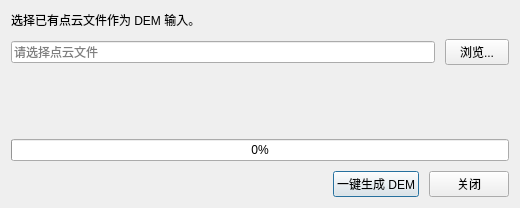
<?xml version="1.0" encoding="UTF-8"?>
<ui version="4.0">
 <class>CreateDemDialog</class>
 <widget class="QDialog" name="CreateDemDialog">
  <property name="minimumSize">
   <size>
    <width>520</width>
    <height>0</height>
   </size>
  </property>
  <property name="windowTitle">
   <string>生成 DEM</string>
  </property>
  <layout class="QVBoxLayout" name="mainLayout">
   <property name="spacing">
    <number>10</number>
   </property>
   <item>
    <widget class="QLabel" name="manualHintLabel">
     <property name="text">
      <string>选择已有点云文件作为 DEM 输入。</string>
     </property>
     <property name="wordWrap">
      <bool>true</bool>
     </property>
    </widget>
   </item>
   <item>
    <layout class="QHBoxLayout" name="denseCloudRow">
     <item>
      <widget class="QLineEdit" name="m_denseEdit">
       <property name="placeholderText">
        <string>请选择点云文件</string>
       </property>
      </widget>
     </item>
     <item>
      <widget class="QPushButton" name="browseDenseBtn">
       <property name="minimumSize">
        <size>
         <width>64</width>
         <height>0</height>
        </size>
       </property>
       <property name="maximumSize">
        <size>
         <width>64</width>
         <height>16777215</height>
        </size>
       </property>
       <property name="text">
        <string>浏览...</string>
       </property>
      </widget>
     </item>
    </layout>
   </item>
   <item>
    <spacer name="manualSpacer">
     <property name="orientation">
      <enum>Qt::Vertical</enum>
     </property>
     <property name="sizeHint" stdset="0">
      <size>
       <width>20</width>
       <height>40</height>
      </size>
     </property>
    </spacer>
   </item>
   <item>
    <widget class="QLabel" name="m_stageLabel">
     <property name="visible">
      <bool>false</bool>
     </property>
     <property name="text">
      <string/>
     </property>
    </widget>
   </item>
   <item>
    <widget class="QProgressBar" name="m_progressBar">
     <property name="visible">
      <bool>false</bool>
     </property>
     <property name="maximum">
      <number>100</number>
     </property>
     <property name="value">
      <number>0</number>
     </property>
    </widget>
   </item>
   <item>
    <layout class="QHBoxLayout" name="buttonRow">
     <item>
      <spacer name="buttonSpacer">
       <property name="orientation">
        <enum>Qt::Horizontal</enum>
       </property>
       <property name="sizeHint" stdset="0">
        <size>
         <width>40</width>
         <height>20</height>
        </size>
       </property>
      </spacer>
     </item>
     <item>
      <widget class="QPushButton" name="m_runBtn">
       <property name="minimumSize">
        <size>
         <width>80</width>
         <height>0</height>
        </size>
       </property>
       <property name="text">
        <string>一键生成 DEM</string>
       </property>
       <property name="default">
        <bool>true</bool>
       </property>
      </widget>
     </item>
     <item>
      <widget class="QPushButton" name="m_closeBtn">
       <property name="minimumSize">
        <size>
         <width>80</width>
         <height>0</height>
        </size>
       </property>
       <property name="text">
        <string>关闭</string>
       </property>
      </widget>
     </item>
    </layout>
   </item>
  </layout>
 </widget>
 <resources/>
 <connections/>
</ui>
